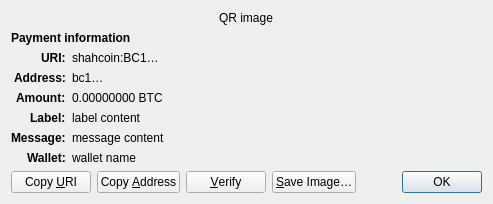
<?xml version="1.0" encoding="UTF-8"?>
<ui version="4.0">
 <class>ReceiveRequestDialog</class>
 <widget class="QDialog" name="ReceiveRequestDialog">
  <property name="geometry">
   <rect>
    <x>0</x>
    <y>0</y>
    <width>413</width>
    <height>229</height>
   </rect>
  </property>
  <property name="windowTitle">
   <string>Request payment to …</string>
  </property>
  <layout class="QGridLayout" name="gridLayout" columnstretch="0,1">
   <property name="sizeConstraint">
    <enum>QLayout::SetFixedSize</enum>
   </property>
   <item row="0" column="0" colspan="2" alignment="Qt::AlignHCenter">
    <widget class="QRImageWidget" name="qr_code">
     <property name="text">
      <string notr="true">QR image</string>
     </property>
     <property name="textInteractionFlags">
      <set>Qt::NoTextInteraction</set>
     </property>
    </widget>
   </item>
   <item row="1" column="0" colspan="2">
    <widget class="QLabel" name="payment_header">
     <property name="font">
      <font>
       <weight>75</weight>
       <bold>true</bold>
      </font>
     </property>
     <property name="text">
      <string>Payment information</string>
     </property>
     <property name="textInteractionFlags">
      <set>Qt::NoTextInteraction</set>
     </property>
    </widget>
   </item>
   <item row="2" column="0" alignment="Qt::AlignRight|Qt::AlignTop">
    <widget class="QLabel" name="uri_tag">
     <property name="font">
      <font>
       <weight>75</weight>
       <bold>true</bold>
      </font>
     </property>
     <property name="text">
      <string notr="true">URI:</string>
     </property>
     <property name="textFormat">
      <enum>Qt::PlainText</enum>
     </property>
     <property name="textInteractionFlags">
      <set>Qt::NoTextInteraction</set>
     </property>
    </widget>
   </item>
   <item row="2" column="1" alignment="Qt::AlignTop">
    <widget class="QLabel" name="uri_content">
     <property name="text">
      <string notr="true">shahcoin:BC1…</string>
     </property>
     <property name="textFormat">
      <enum>Qt::RichText</enum>
     </property>
     <property name="wordWrap">
      <bool>true</bool>
     </property>
     <property name="textInteractionFlags">
      <set>Qt::TextSelectableByMouse</set>
     </property>
    </widget>
   </item>
   <item row="3" column="0" alignment="Qt::AlignRight|Qt::AlignTop">
    <widget class="QLabel" name="address_tag">
     <property name="font">
      <font>
       <weight>75</weight>
       <bold>true</bold>
      </font>
     </property>
     <property name="text">
      <string>Address:</string>
     </property>
     <property name="textInteractionFlags">
      <set>Qt::NoTextInteraction</set>
     </property>
    </widget>
   </item>
   <item row="3" column="1" alignment="Qt::AlignTop">
    <widget class="QLabel" name="address_content">
     <property name="text">
      <string notr="true">bc1…</string>
     </property>
     <property name="textFormat">
      <enum>Qt::PlainText</enum>
     </property>
     <property name="textInteractionFlags">
      <set>Qt::TextSelectableByMouse</set>
     </property>
    </widget>
   </item>
   <item row="4" column="0" alignment="Qt::AlignRight|Qt::AlignTop">
    <widget class="QLabel" name="amount_tag">
     <property name="font">
      <font>
       <weight>75</weight>
       <bold>true</bold>
      </font>
     </property>
     <property name="text">
      <string>Amount:</string>
     </property>
     <property name="textInteractionFlags">
      <set>Qt::NoTextInteraction</set>
     </property>
    </widget>
   </item>
   <item row="4" column="1" alignment="Qt::AlignTop">
    <widget class="QLabel" name="amount_content">
     <property name="text">
      <string notr="true">0.00000000 BTC</string>
     </property>
     <property name="textFormat">
      <enum>Qt::PlainText</enum>
     </property>
     <property name="textInteractionFlags">
      <set>Qt::TextSelectableByMouse</set>
     </property>
    </widget>
   </item>
   <item row="5" column="0" alignment="Qt::AlignRight|Qt::AlignTop">
    <widget class="QLabel" name="label_tag">
     <property name="font">
      <font>
       <weight>75</weight>
       <bold>true</bold>
      </font>
     </property>
     <property name="text">
      <string>Label:</string>
     </property>
     <property name="textInteractionFlags">
      <set>Qt::NoTextInteraction</set>
     </property>
    </widget>
   </item>
   <item row="5" column="1" alignment="Qt::AlignTop">
    <widget class="QLabel" name="label_content">
     <property name="text">
      <string notr="true">label content</string>
     </property>
     <property name="textFormat">
      <enum>Qt::PlainText</enum>
     </property>
     <property name="wordWrap">
      <bool>true</bool>
     </property>
     <property name="textInteractionFlags">
      <set>Qt::TextSelectableByMouse</set>
     </property>
    </widget>
   </item>
   <item row="6" column="0" alignment="Qt::AlignRight|Qt::AlignTop">
    <widget class="QLabel" name="message_tag">
     <property name="font">
      <font>
       <weight>75</weight>
       <bold>true</bold>
      </font>
     </property>
     <property name="text">
      <string>Message:</string>
     </property>
     <property name="textInteractionFlags">
      <set>Qt::NoTextInteraction</set>
     </property>
    </widget>
   </item>
   <item row="6" column="1" alignment="Qt::AlignTop">
    <widget class="QLabel" name="message_content">
     <property name="text">
      <string notr="true">message content</string>
     </property>
     <property name="textFormat">
      <enum>Qt::PlainText</enum>
     </property>
     <property name="wordWrap">
      <bool>true</bool>
     </property>
     <property name="textInteractionFlags">
      <set>Qt::TextSelectableByMouse</set>
     </property>
    </widget>
   </item>
   <item row="7" column="0" alignment="Qt::AlignRight|Qt::AlignTop">
    <widget class="QLabel" name="wallet_tag">
     <property name="font">
      <font>
       <weight>75</weight>
       <bold>true</bold>
      </font>
     </property>
     <property name="text">
      <string>Wallet:</string>
     </property>
     <property name="textInteractionFlags">
      <set>Qt::NoTextInteraction</set>
     </property>
    </widget>
   </item>
   <item row="7" column="1" alignment="Qt::AlignTop">
    <widget class="QLabel" name="wallet_content">
     <property name="text">
      <string notr="true">wallet name</string>
     </property>
     <property name="textFormat">
      <enum>Qt::PlainText</enum>
     </property>
     <property name="wordWrap">
      <bool>true</bool>
     </property>
     <property name="textInteractionFlags">
      <set>Qt::TextSelectableByMouse</set>
     </property>
    </widget>
   </item>
   <item row="8" column="0" colspan="2">
    <layout class="QHBoxLayout" name="horizontalLayout">
     <item>
      <widget class="QPushButton" name="btnCopyURI">
       <property name="text">
        <string>Copy &amp;URI</string>
       </property>
       <property name="autoDefault">
        <bool>false</bool>
       </property>
      </widget>
     </item>
     <item>
      <widget class="QPushButton" name="btnCopyAddress">
       <property name="text">
        <string>Copy &amp;Address</string>
       </property>
       <property name="autoDefault">
        <bool>false</bool>
       </property>
      </widget>
     </item>
     <item>
      <widget class="QPushButton" name="btnVerify">
       <property name="text">
        <string>&amp;Verify</string>
       </property>
       <property name="toolTip">
        <string>Verify this address on e.g. a hardware wallet screen</string>
       </property>
       <property name="autoDefault">
        <bool>false</bool>
       </property>
      </widget>
     </item>
     <item>
      <widget class="QPushButton" name="btnSaveAs">
       <property name="text">
        <string>&amp;Save Image…</string>
       </property>
       <property name="autoDefault">
        <bool>false</bool>
       </property>
      </widget>
     </item>
     <item>
      <spacer name="horizontalSpacer_2">
       <property name="orientation">
        <enum>Qt::Horizontal</enum>
       </property>
       <property name="sizeHint" stdset="0">
        <size>
         <width>40</width>
         <height>20</height>
        </size>
       </property>
      </spacer>
     </item>
     <item>
      <widget class="QDialogButtonBox" name="buttonBox">
       <property name="focusPolicy">
        <enum>Qt::StrongFocus</enum>
       </property>
       <property name="standardButtons">
        <set>QDialogButtonBox::Ok</set>
       </property>
      </widget>
     </item>
    </layout>
   </item>
  </layout>
 </widget>
 <customwidgets>
  <customwidget>
   <class>QRImageWidget</class>
   <extends>QLabel</extends>
   <header>qt/qrimagewidget.h</header>
  </customwidget>
 </customwidgets>
 <tabstops>
  <tabstop>buttonBox</tabstop>
  <tabstop>btnCopyURI</tabstop>
  <tabstop>btnCopyAddress</tabstop>
  <tabstop>btnSaveAs</tabstop>
 </tabstops>
 <resources/>
 <connections>
  <connection>
   <sender>buttonBox</sender>
   <signal>accepted()</signal>
   <receiver>ReceiveRequestDialog</receiver>
   <slot>accept()</slot>
   <hints>
    <hint type="sourcelabel">
     <x>135</x>
     <y>230</y>
    </hint>
    <hint type="destinationlabel">
     <x>135</x>
     <y>126</y>
    </hint>
   </hints>
  </connection>
 </connections>
</ui>
